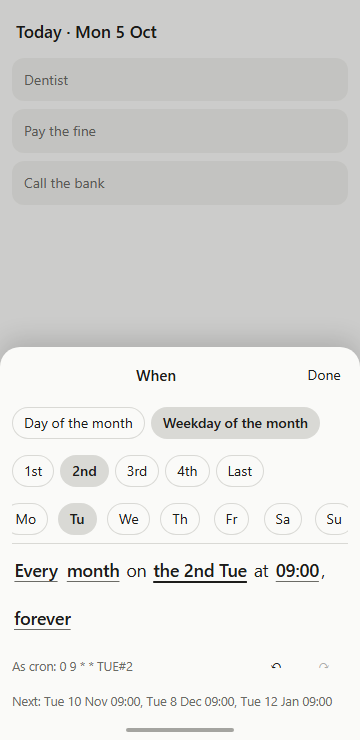
#> input picture docs/screens/t1/when/month.png, 360 x 740 px
$ python -i nav_glance.py   (imports and definitions only)
#> lines starting #> are read from the running program, lines starting #| are printed output that depends on the picture
"""Glanceability of the phone navigation (owner, 2026-10-05: A+ and A++ "fill the screen with options,
good for clarity of choice, difficult to parse at a glance"; can colour and depth help; can A+ be
combined with P7). Writes docs/screens/t0/nav-glance.md and docs/screens/t0/nav-glance.html.

Every combination of four levers is built as real mockup screens, rendered headless at 360x740 and
measured, then scored for steps with nav_score2's model:

  bar     modules (A+) | pins (A++, enumerated default) | min (Today · Modules · capture: P7's grid as a tab)
  sheet   flat (A+ as mocked: tiles under text headings) | cards (each module a card, every screen)
          | folders (P7 inside ⊞: a card per module, its 3 most used screens + the module) | grid (P7: module tiles only)
  row     full | top3 (3 + More) | hide (full on arrival, hidden once the content scrolls) | none (title menu ▾)
  coding  plain | hue (one hue per module) | depth (hue + tonal surfaces instead of rules, inactive items receded)

Objectives (phone):
  cost, tail, reach2, named1      nav_score2's step model, unchanged
  start_nav     navigation elements on the start screen
  primary       of those, how many are drawn at full contrast
  find          expected items inspected to find a uniformly chosen feature in ⊞ (search model below)
  clutter       MEASURED: edge density of the rendered start, module and ⊞ screens (Mack & Oliva 2004), mean

Search model for `find` (an assumption, stated in the output): a target's group is found by reading
headings one by one, (G+1)/2, unless each group is a filled region in its own hue and G <= 6, when the
group is picked at a glance, 1 (colour pop-out needs area and a small set: Treisman & Gelade 1980,
Healey 1996). Inside a group, items are read one by one, (n+1)/2. Hue on text headings alone is not
counted as pop-out.

    PYTHONUTF8=1 python tools/screens/nav_glance.py
"""
import concurrent.futures
import contextlib
import hashlib
import html
import importlib.util
import io
import itertools
import json
import os
import subprocess
import tempfile

from PIL import Image, ImageFilter

ROOT = os.path.dirname(os.path.dirname(os.path.dirname(os.path.abspath(__file__))))
HERE = os.path.join(ROOT, "tools", "screens")
OUT_MD = os.path.join(ROOT, "docs", "screens", "t0", "nav-glance.md")
OUT_HTML = os.path.join(ROOT, "docs", "screens", "t0", "nav-glance.html")
CACHE = os.path.join(ROOT, "_screens-sources", "glance-renders")
EDGE = r"C:\Program Files (x86)\Microsoft\Edge\Application\msedge.exe"


def _load(name):
    spec = importlib.util.spec_from_file_location(name, os.path.join(HERE, name + ".py"))
    mod = importlib.util.module_from_spec(spec)
    with contextlib.redirect_stdout(io.StringIO()):
        spec.loader.exec_module(mod)
    return mod


# [1 line that did not run here, left out]
# [1 line that did not run here, left out]
e = html.escape

# ---- the content every variant draws ----------------------------------------------------------------
# ⊞ groups: (module, glyph, [(tile, nav_score2 screen)]). Same tiles as frames_all's LAUNCHER_SHEET.
GROUPS = [
    ("Today", "◷", [("Day", "calendar day/week/month"), ("Week", "calendar day/week/month"), ("Month", "calendar day/week/month"),
                    ("Planner", "confirm the week (planner)")]),
    ("Routines", "↻", [("Habits", "manage habits"), ("Trackers", "manage trackers"), ("Activities", "manage activities"),
                       ("Checklists", "manage checklists"), ("Charts", "tracker detail and charts"), ("Goals", "goals")]),
    ("check-in", "◎", [("check-in", "check-in"), ("Ledger", "ledger (masking)"), ("Sensory", "sensory log"), ("Trend", "stability trend")]),
    ("Pages", "☰", [("Journal", "today's journal"), ("Tree", "open a page"), ("Templates", "templates"), ("Road Map", "Road Map")]),
    ("App", "⚙", [("Labels", "labels"), ("Time blocks", "time blocks"), ("Calendars", "calendar links"), ("Settings", "settings"),
                  ("Trash", "trash"), ("About", "about")]),
]
# [1 line that did not run here, left out]
# Areas each module's tile opens (folders and grid make a module itself a ⊞ target).
MODULE_AREAS = {"Today": ["calendar"], "Routines": ["manage", "review", "due"], "check-in": ["checkin"],
                "Pages": ["pages", "journal"], "App": ["system"]}
HUE = {"Today": 250, "Week": 250, "Routines": 150, "check-in": 300, "Pages": 75, "App": None, "Ledger": 300, "Modules": None, "All": None}
TODAY_ROW = ["Agenda", "Day", "Week", "Month", "Planner"]
ROUTINES_ROW = ["Habits", "Trackers", "Activities", "Checklists", "Charts", "Goals"]


# [4 lines left out: function top3, not called in this run]


# ---- the levers -------------------------------------------------------------------------------------
BARS = {"modules": [("◷", "Today"), ("↻", "Routines"), ("◎", "check-in"), ("☰", "Pages"), ("⊞", "All")],
        "pins": [("◷", "Today"), ("☰", "Pages"), ("▦", "Week"), ("◇", "Ledger"), ("⊞", "All")],
        "min": [("◷", "Today"), ("⊞", "Modules"), ("+", "Capture")]}
SHEETS = ["flat", "cards", "folders", "grid"]
ROWS = ["full", "top3", "hide", "none"]
CODINGS = ["plain", "hue", "depth"]


# [44 lines left out: function nav_candidate, not called in this run]


# ---- the glance model -------------------------------------------------------------------------------
def row_visible(row, names):
    return {"full": len(names), "top3": 4, "hide": len(names), "none": 0}[row]


def start_nav(bar, row):
    return len(BARS[bar]) + row_visible(row, TODAY_ROW) + 2 + (1 if row == "none" else 0)


# [40 lines left out: functions primary, find, sibling, row_search, not called in this run]


# ---- rendering --------------------------------------------------------------------------------------
def hvars(h):
    """A module's hue as CSS variables. Lightness comes from the theme (THEME_CSS), so tints work in light and dark."""
    return "--h:%d;--c:%d" % (h or 0, 0 if h is None else 1)


# --g/--mod: the module's strong tone; --gt/--modt: its tint. Every module gets the same lightness and chroma, so
# none reads louder than another (app-register-layout Step 1d B). The hues are placeholders: the palette is Q4.
THEME_CSS = """:root{--L:.55;--Lt:.94;--Ct:.035}
:root[data-theme=dark]{--L:.78;--Lt:.33;--Ct:.05}
.phone,.card{--g:oklch(var(--L) calc(.12*var(--c)) var(--h));--gt:oklch(var(--Lt) calc(var(--Ct)*var(--c)) var(--h))}
.phone{--mod:var(--g);--modt:var(--gt)}"""


CODING_CSS = {
    "plain": "",
    "hue": """.bar div.on i{color:var(--mod)}.bar div.on{box-shadow:inset 0 3px 0 var(--mod)}.tabs .on{background:var(--modt);border-color:var(--mod)}
.hdr{box-shadow:inset 4px 0 0 var(--mod)}.card{background:var(--gt)!important;border-color:var(--g)!important}.card .gh,.tile i{color:var(--g)}""",
    "depth": """.hdr{border-bottom:0;background:var(--bg);box-shadow:inset 4px 0 0 var(--mod)}.zone{border:0;background:var(--zone)}.it{border-top:0;padding:6px 0}
.list div{border-top:0}.bar{border-top:0;background:var(--zone2)}.bar div{opacity:.55}.bar div.on{opacity:1}.bar div.on i{background:var(--modt);color:var(--mod);border-radius:999px;padding:2px 18px}
.tabs span{border-color:transparent;color:var(--dim)}.tabs .on{background:var(--modt);color:var(--fg)}.btn{border:0}.ic{border:0}
.card{border:0!important;background:var(--gt)!important}.card .gh,.tile i{color:var(--g)}.card .tiles span{border:0;background:var(--bg)}
.drawer{border:0!important;box-shadow:0 -8px 28px rgba(0,0,0,.18)}.tiles span{border:0}""",
}
# [6 lines that did not run here, left out]


def bar_html(bar, on):
    return fa.bar(BARS[bar], on)


# [5 lines left out: function row_html, not called in this run]


def title(row, text):
    return text + (" ▾" if row == "none" else "")


# [61 lines left out: functions sheet_html, surfaces, page, render, not called in this run]


def edge_density(png, threshold=40):
    """Share of pixels on an edge: grey image, edge filter, threshold out of 255."""
#> called with png = '../../docs/screens/t1/when/month.png', threshold = 40
    im = Image.open(png).convert("L").filter(ImageFilter.FIND_EDGES)
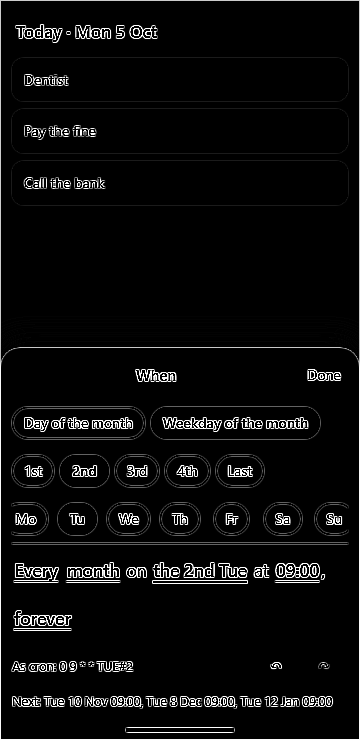
#> im: PIL image 360x740 L; min 0, max 255, mean 12.3
    hist = im.histogram()
#> hist = 256 values, max 239684 at index 0, min 5 at index 119, mean 1040.6
    return sum(hist[threshold:]) / float(im.size[0] * im.size[1])


# ---- run --------------------------------------------------------------------------------------------
# [31 lines left out: function main, not called in this run]


def label(v):
    return " · ".join(v)


# [39 lines left out: function write, not called in this run]


THRESHOLDS = (20, 40, 80, 120)
SHORTLIST = {
    "A+ as mocked": ("modules", "flat", "full", "plain"),
    "A+ with depth": ("modules", "flat", "full", "depth"),
    "A+ × P7, coloured cards": ("modules", "cards", "full", "depth"),
    "A+ × P7, folders": ("modules", "folders", "top3", "depth"),
    "A+ × P7, module grid": ("modules", "grid", "full", "depth"),
    "A++ with coloured cards": ("pins", "cards", "full", "depth"),
    "P7 as a tab": ("min", "grid", "full", "depth"),
}


# [23 lines left out: function write_html, not called in this run]


# [7 lines not run here, left out]

>>> result = edge_density('../../docs/screens/t1/when/month.png')
#> result = 0.0648

$ run again, on docs/screens/t1/when/closed.png
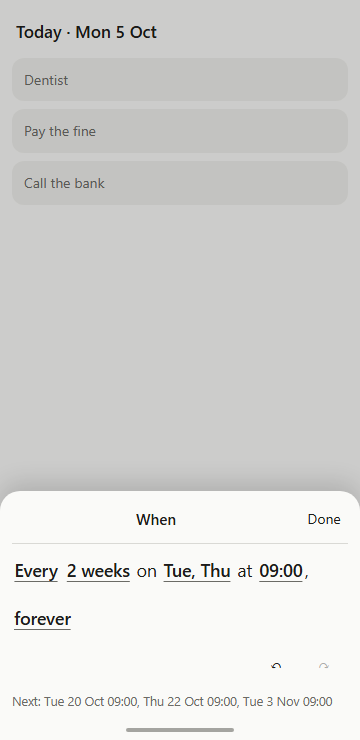
#> input picture docs/screens/t1/when/closed.png, 360 x 740 px
#> in edge_density, `im = Image.open(png).convert("L").filter(ImageFilter.FIND_EDGES)`:
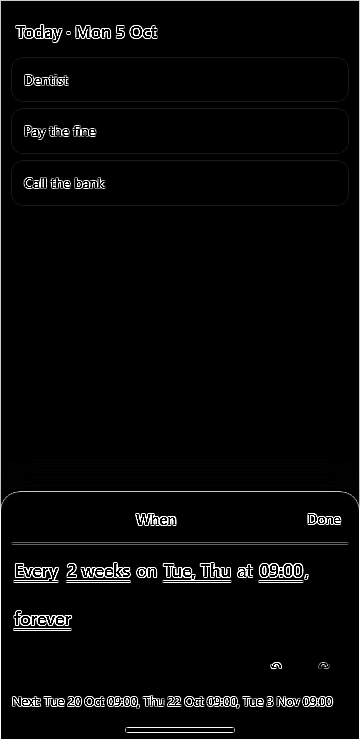
#> im: PIL image 360x740 L; min 0, max 255, mean 8.3
#> hist = 256 values, max 248860 at index 0, min 3 at index 56, mean 1040.6
#> result = 0.0394

$ run again, on docs/screens/t1/when/date.png
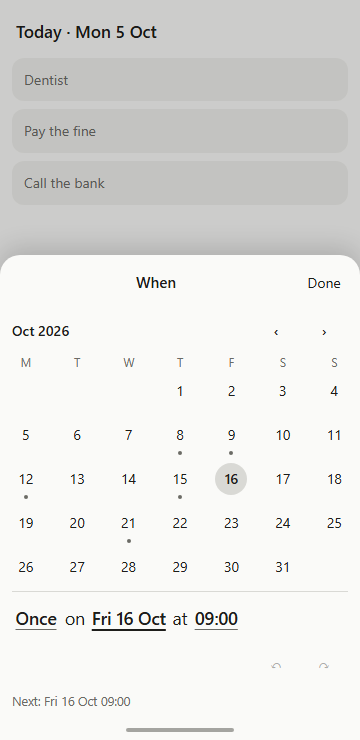
#> input picture docs/screens/t1/when/date.png, 360 x 740 px
#> in edge_density, `im = Image.open(png).convert("L").filter(ImageFilter.FIND_EDGES)`:
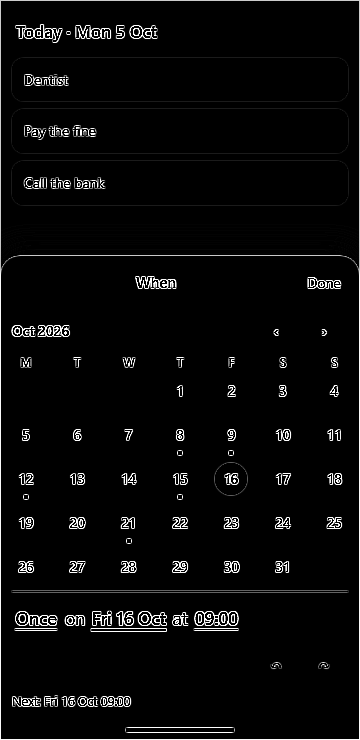
#> im: PIL image 360x740 L; min 0, max 255, mean 9.6
#> hist = 256 values, max 246691 at index 0, min 3 at index 83, mean 1040.6
#> result = 0.0455

$ run again, on docs/screens/t1/when/desk-date.png
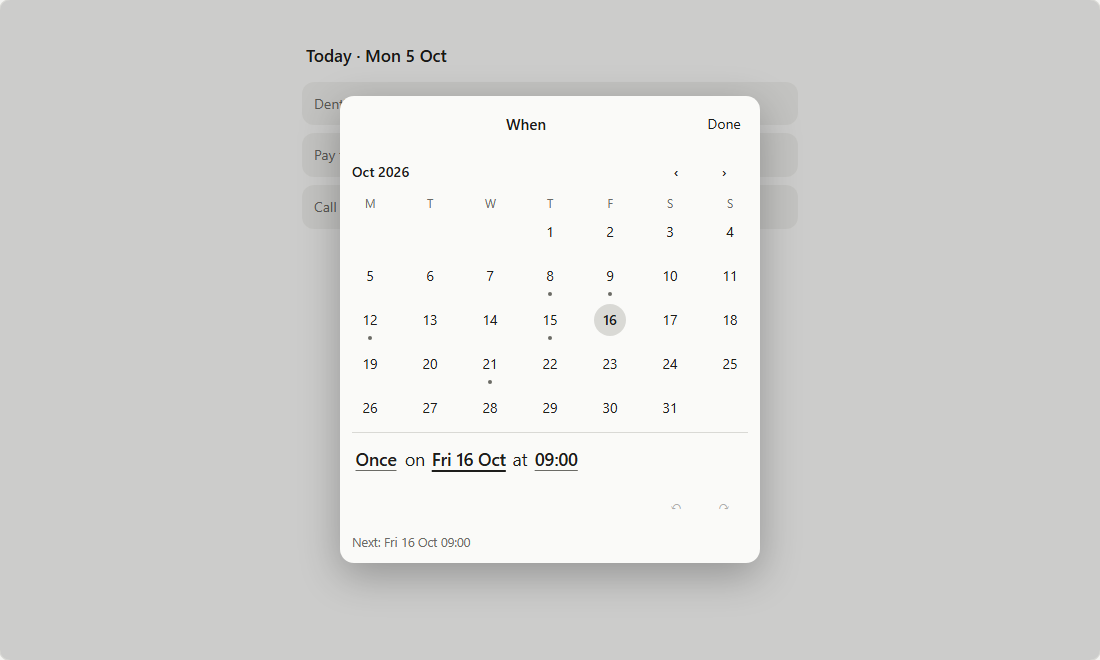
#> input picture docs/screens/t1/when/desk-date.png, 1100 x 660 px
#> in edge_density, `im = Image.open(png).convert("L").filter(ImageFilter.FIND_EDGES)`:
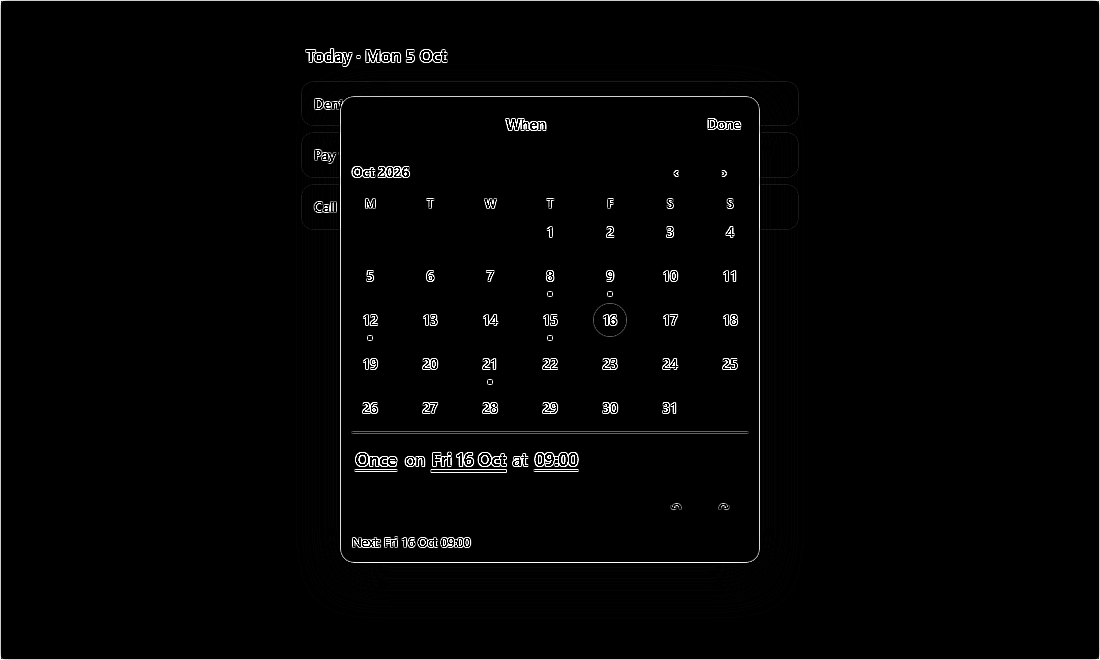
#> im: PIL image 1100x660 L; min 0, max 255, mean 4.1
#> hist = 256 values, max 684519 at index 0, min 1 at index 83, mean 2835.9
#> result = 0.0193
